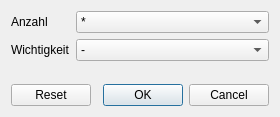
<?xml version="1.0" encoding="UTF-8"?>
<ui version="4.0">
 <class>Dialog</class>
 <widget class="QDialog" name="Dialog">
  <property name="geometry">
   <rect>
    <x>0</x>
    <y>0</y>
    <width>280</width>
    <height>117</height>
   </rect>
  </property>
  <property name="windowTitle">
   <string>Notizen</string>
  </property>
  <layout class="QVBoxLayout" name="verticalLayout">
   <item>
    <layout class="QFormLayout" name="formLayout">
     <item row="0" column="0">
      <widget class="QLabel" name="label_2">
       <property name="text">
        <string>Anzahl</string>
       </property>
      </widget>
     </item>
     <item row="0" column="1">
      <widget class="QComboBox" name="number">
       <item>
        <property name="text">
         <string>*</string>
        </property>
       </item>
       <item>
        <property name="text">
         <string>0</string>
        </property>
       </item>
       <item>
        <property name="text">
         <string>1</string>
        </property>
       </item>
       <item>
        <property name="text">
         <string>2</string>
        </property>
       </item>
       <item>
        <property name="text">
         <string>3</string>
        </property>
       </item>
       <item>
        <property name="text">
         <string>4</string>
        </property>
       </item>
       <item>
        <property name="text">
         <string>5</string>
        </property>
       </item>
       <item>
        <property name="text">
         <string>6</string>
        </property>
       </item>
       <item>
        <property name="text">
         <string>7</string>
        </property>
       </item>
       <item>
        <property name="text">
         <string>8</string>
        </property>
       </item>
       <item>
        <property name="text">
         <string>9</string>
        </property>
       </item>
       <item>
        <property name="text">
         <string>10</string>
        </property>
       </item>
      </widget>
     </item>
     <item row="1" column="0">
      <widget class="QLabel" name="label">
       <property name="text">
        <string>Wichtigkeit</string>
       </property>
      </widget>
     </item>
     <item row="1" column="1">
      <widget class="QComboBox" name="weight">
       <item>
        <property name="text">
         <string>-</string>
        </property>
       </item>
       <item>
        <property name="text">
         <string>1</string>
        </property>
       </item>
       <item>
        <property name="text">
         <string>2</string>
        </property>
       </item>
       <item>
        <property name="text">
         <string>3</string>
        </property>
       </item>
       <item>
        <property name="text">
         <string>4</string>
        </property>
       </item>
       <item>
        <property name="text">
         <string>5</string>
        </property>
       </item>
       <item>
        <property name="text">
         <string>6</string>
        </property>
       </item>
       <item>
        <property name="text">
         <string>7</string>
        </property>
       </item>
       <item>
        <property name="text">
         <string>8</string>
        </property>
       </item>
       <item>
        <property name="text">
         <string>9</string>
        </property>
       </item>
       <item>
        <property name="text">
         <string>+</string>
        </property>
       </item>
      </widget>
     </item>
    </layout>
   </item>
   <item>
    <widget class="QDialogButtonBox" name="buttonBox">
     <property name="orientation">
      <enum>Qt::Horizontal</enum>
     </property>
     <property name="standardButtons">
      <set>QDialogButtonBox::Cancel|QDialogButtonBox::Ok|QDialogButtonBox::Reset</set>
     </property>
    </widget>
   </item>
  </layout>
 </widget>
 <resources/>
 <connections>
  <connection>
   <sender>buttonBox</sender>
   <signal>accepted()</signal>
   <receiver>Dialog</receiver>
   <slot>accept()</slot>
   <hints>
    <hint type="sourcelabel">
     <x>248</x>
     <y>254</y>
    </hint>
    <hint type="destinationlabel">
     <x>157</x>
     <y>274</y>
    </hint>
   </hints>
  </connection>
  <connection>
   <sender>buttonBox</sender>
   <signal>rejected()</signal>
   <receiver>Dialog</receiver>
   <slot>reject()</slot>
   <hints>
    <hint type="sourcelabel">
     <x>316</x>
     <y>260</y>
    </hint>
    <hint type="destinationlabel">
     <x>286</x>
     <y>274</y>
    </hint>
   </hints>
  </connection>
 </connections>
</ui>
